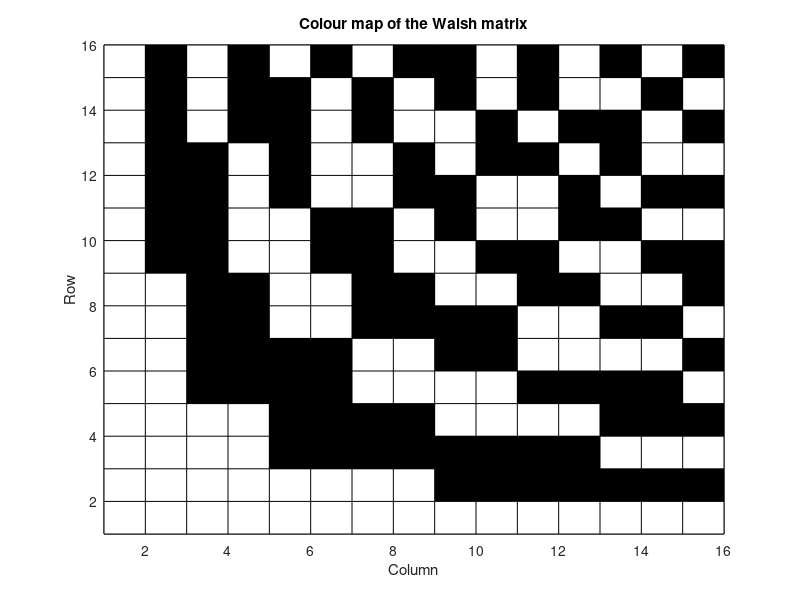

The MATLAB script that drew this image:
ha16=hadamard(16);
[hs ind]=sort(sum(abs(diff(ha16,1,2)),2),'ascend');

pcolor(ha16(ind,:));
colormap(gray(2));
xlabel('Column');
ylabel('Row');
title('Colour map of the Walsh matrix');